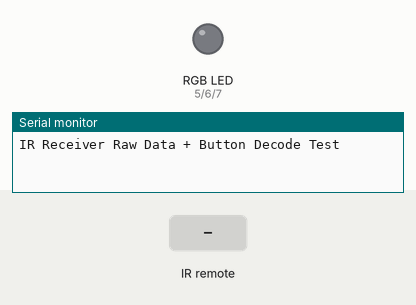
This sketch was run on a simulated Arduino Uno, built with avr-gcc and run on an emulated ATmega328P. Parts: an RGB LED mixed from three pins (HIGH = lit), the last lines printed to the serial monitor. The inputs (shaded band) are chosen by the test bench.

Above: at 1.2 s.
1.3 s: infrared code 0xFF02FD received
At 4.0 s:
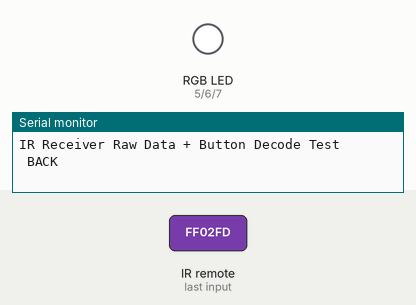
4.3 s: infrared code 0xFF629D received
At 5.2 s:
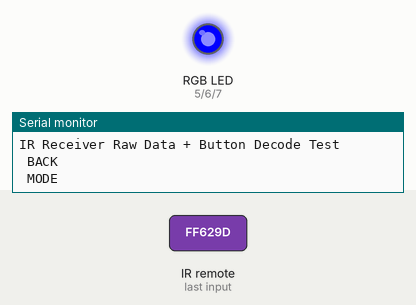
5.8 s: infrared code 0xFFE21D received
At 6.3 s:
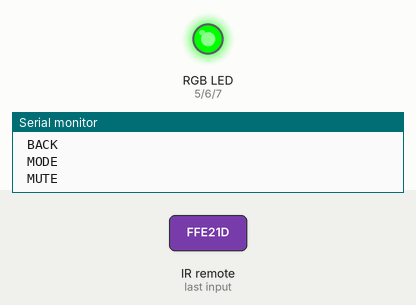
7.3 s: infrared code 0xFF22DD received
At 8.5 s:
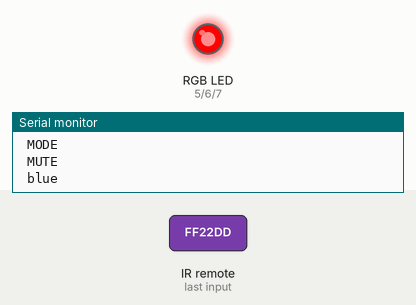
8.8 s: infrared code 0xFFA25D received
At 9.8 s:
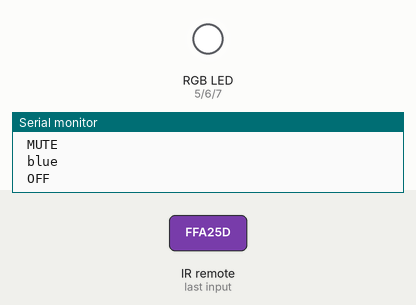
Timing chart, 0 to 11.8 s (numbered marks = the images above; inputs shaded):
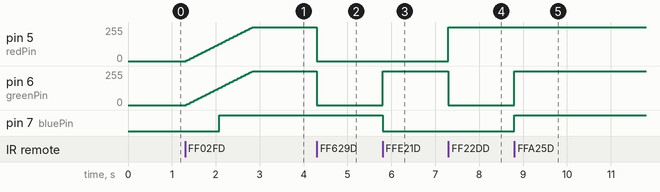

The sketch:

infraredspecialformp3e.ino
```cpp
/* YourDuino.com Example Software Sketch
 IR Remote Kit Test
 Uses YourDuino.com IR Infrared Remote Control Kit 2
 http://arduino-direct.com/sunshop/index.php?l=product_detail&p=153
 based on code by Ken Shirriff - http://arcfn.com
 Get Library at: https://github.com/shirriff/Arduino-IRremote
 Unzip folder into Libraries. RENAME folder IRremote
 terry@yourduino.com
 1838t infrared recever data is lugged into 11
RGB leds have resistors 22ohm's
 editied by mumbles - john.edmondson-uk.com*
 */

/*-----( Import needed libraries )-----*/

#include "IRremote.h"

/*-----( Declare Constants )-----*/
int receiver = 11; // pin 1 of IR receiver to Arduino digital pin 11
int redPin = 5; // red channel of rgb common annod led
int greenPin = 6;// green channel of rgb common annod led
int bluePin = 7;// blue channel of rgb common annod led
int val=0;

/*-----( Declare objects )-----*/
IRrecv irrecv(receiver);           // create instance of 'irrecv'
decode_results results;            // create instance of 'decode_results'
/*-----( Declare Variables )-----*/


void setup()   /*----( SETUP: RUNS ONCE )----*/


{
  Serial.begin(9600);
  Serial.println("IR Receiver Raw Data + Button Decode Test");
  irrecv.enableIRIn(); // Start the receiver

}/*--(end setup )---*/


void loop()   /*----( LOOP: RUNS CONSTANTLY )----*/
{
  if (irrecv.decode(&results)) // have we received an IR signal?

  {
//    Serial.println(results.value, HEX);  UN Comment to see raw values
    translateIR();
    irrecv.resume(); // receive the next value
  }
}/* --(end main loop )-- */

/*-----( Declare User-written Functions )-----*/
void setColor(int red, int green, int blue)
{

  analogWrite(redPin, 255-red);
  analogWrite(greenPin, 255-green);
  analogWrite(bluePin, 255-blue);
}

void translateIR() // takes action based on IR code received

// describing Car MP3 IR codes

{

  switch(results.value)

  {

 case 0xFFA25D:
 setColor(0, 0, 0);  // OFF
Serial.println(" OFF            ");
   break;

  case 0xFF629D:
   Serial.println(" MODE            ");
   setColor(255, 255, 0);// yellow
  break;

 case 0xFFE21D:
   Serial.println(" MUTE           ");
 setColor(255, 0, 255); // purple

break;

 case 0xFF22DD:
   Serial.println(" blue      ");
    setColor(0, 255, 255);// aqua

 break;


 case 0xFF02FD:
  Serial.println(" BACK          ");
{
  // fade in from min to max in increments of 5 points:
  for(int fadeValue = 0 ; fadeValue <= 255; fadeValue +=5) {
    // sets the value (range from 0 to 255):
    analogWrite(redPin, fadeValue);
 analogWrite(greenPin, fadeValue);
 analogWrite(bluePin, fadeValue);
    // wait for 30 milliseconds to see the dimming effect
    delay(30);
  }
 break;


case 0xFFC23D:
Serial.println(" FORWAD     ");
 break;

 case 0xFFE01F:
   Serial.println(" EQ         ");

    break;

case 0xFFA857:
    Serial.println(" VOL-           ");
    break;

 case 0xFF906F:
   Serial.println(" VOL+             ");
   break;

 case 0xFF6897:
  Serial.println(" 0          ");

  break;

 case 0xFF9867:
   Serial.println(" Shuffle     aqua     ");
   setColor(0, 255, 255);// aqua
   break;

 case 0xFFB04F:
   Serial.println(" U/SD          ");
   break;

  case 0xFF30CF:
 Serial.println(" red             ");
 setColor(255, 0, 0);
    break;

 case 0xFF18E7:
   Serial.println("Green            ");
  setColor(0, 255, 0); // green
   break;

case 0xFF7A85:
  Serial.println(" 3              ");
setColor(0, 0, 255); // blue
   break;

  case 0xFF10EF:
    Serial.println(" 4              ");
    break;

 case 0xFF38C7:
    Serial.println(" 5              ");
   break;

  case 0xFF5AA5:
    Serial.println(" 6              ");
    break;

case 0xFF42BD:
Serial.println(" 7              ");
break;

 case 0xFF4AB5:
  Serial.println(" 8              ");
  break;

 case 0xFF52AD:
 Serial.println(" 9              ");
 break;

  default:
    Serial.println(" other button   ");

  }

   // irrecv.resume(); // Receive the next value

  }
} //END translateIR


/* ( THE END ) */
```

Measured:
- after the input at 1.3 s, pin 5 (redPin), pin 6 (greenPin): moves from 0/255 to 255/255 over 1.5 s, starting at once; pin 7 (bluePin): LOW → HIGH after 0.78 s
- after the input at 4.3 s, pin 5 (redPin), pin 6 (greenPin): 255/255 → 0/255 at once
- after the input at 5.8 s, pin 6 (greenPin): 0/255 → 255/255 at once; pin 7 (bluePin): HIGH → LOW at once
- after the input at 7.3 s, pin 5 (redPin): 0/255 → 255/255 at once; pin 6 (greenPin): 255/255 → 0/255 at once
- after the input at 8.8 s, pin 6 (greenPin): 0/255 → 255/255 at once; pin 7 (bluePin): LOW → HIGH at once
